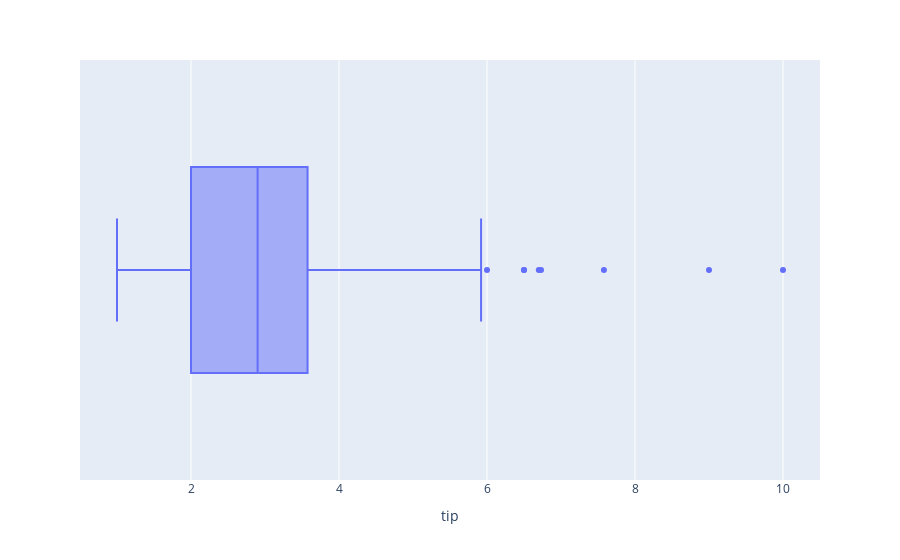

Notebook cell for this chart:
### Code cell
px.box(
    data_frame = tips,
    x = 'tip'
)

### Figure 1 — Plotly figure (JSON) as saved in the notebook; plotly's stock layout.template omitted (floating-point values rounded to 4 significant figures; data arrays with more than 128 entries replaced by an {"elided": "..."} marker saying what was removed)
{"data": [{"alignmentgroup": "True", "hovertemplate": "tip=%{x}<extra></extra>", "legendgroup": "", "marker": {"color": "#636efa"}, "name": "", "notched": false, "offsetgroup": "", "orientation": "h", "showlegend": false, "type": "box", "x": {"elided": "244 float values"}, "x0": " ", "xaxis": "x", "y0": " ", "yaxis": "y"}], "layout": {"boxmode": "group", "legend": {"tracegroupgap": 0}, "margin": {"t": 60}, "xaxis": {"anchor": "y", "domain": [0, 1], "title": {"text": "tip"}}, "yaxis": {"anchor": "x", "domain": [0, 1]}}}
